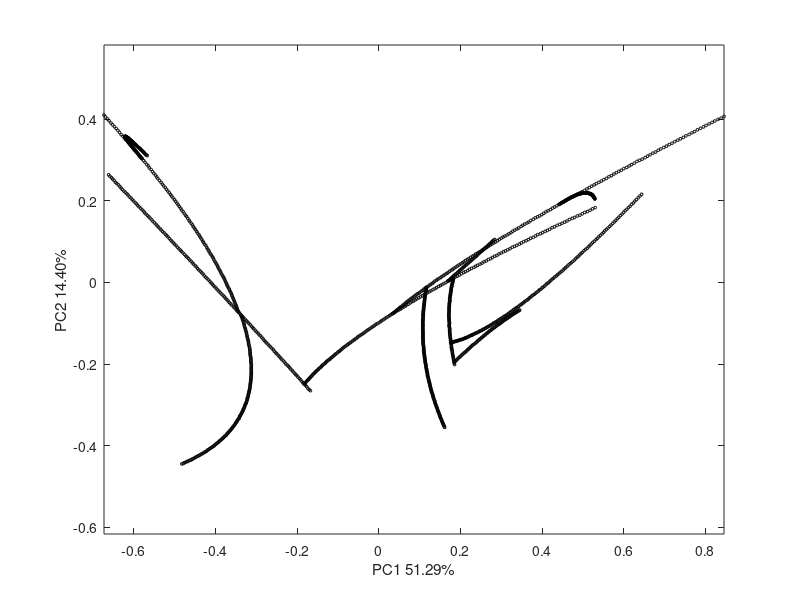

This figure's MATLAB source:
function [data,irx,v,u,s] = lizard_brain()

number_of_branches = 10;
dimension = 10;
epsilon = 0.005;
add_noise = 0.001;
min_branch_points = 50;
k_forknngraph = 8;
irx = [];

make_knn_graph = 0;

x0 = zeros(1,dimension);
i1 = 1;
i2 = 2;
branch = [];
while size(branch,1)<min_branch_points
x0(i1) = rand();
x0(i2) = rand();
branch = make_branch(x0,i1,i2,epsilon);
end

data = branch;
irx(1:size(data,1)) = 1;

k = 0;
while k<=number_of_branches
n = floor(size(branch,1)/2);
%x0 = branch(n,:);
x0 = data(floor(rand()*size(data,1)),:);

i1 = floor(rand()*dimension+1);
i2 = floor(rand()*dimension+1);
while(i2==i1)
    i2 = floor(rand()*dimension+1);
end
disp(sprintf('Dim (%i,%i)',i1,i2));

[newbranch] = make_branch(x0,i1,i2,epsilon);
n1 = size(data,1);
n2 = size(newbranch,1);
if n2>min_branch_points-1
data(n1+1:n1+n2,:) = newbranch(:,:);
irx(n1+1:n1+n2) = k+2;
branch = newbranch;
k = k+1;
end
% plot(branch(:,1),branch(:,2),'ko'); hold on;
%  plot([x0(:,1) x0(:,1)+v1(:,1)/20],[x0(:,2) x0(:,2)+v1(:,2)/20],'b-');
%  plot([x0(:,1) x0(:,1)+v2(:,1)/20],[x0(:,2) x0(:,2)+v2(:,2)/20],'b-');
end

if add_noise>0
    data = data + rand(size(data,1),size(data,2))*add_noise;
end

[v,u,s] = pca(data);
plot(u(:,1),u(:,2),'ko','MarkerSize',2); hold on; drawnow;
xlabel(sprintf('PC1 %2.2f%%',s(1)/sum(s)*100));
ylabel(sprintf('PC2 %2.2f%%',s(2)/sum(s)*100));
axis equal;

if make_knn_graph

knngraph = knnsearch(data,data,'k',k_forknngraph);
fid = fopen('knn1.sif','w');
for i=1:size(knngraph,1)
    for k=2:size(knngraph,2)
        fprintf(fid,'%i\tna\t%i\n',knngraph(i,1),knngraph(i,k));
        %plot([u(knngraph(i,1),1) u(knngraph(i,k),1)],[u(knngraph(i,1),2) u(knngraph(i,k),2)],'b-','MarkerSize',2); hold on;
    end
    %drawnow;
end
fclose(fid);

end

end

function [branch] = make_branch(x0,i1,i2,epsilon)
dimension = size(x0,2);
v1 = zeros(1,dimension);
v2 = zeros(1,dimension);
v1(i1) = rand()-0.5; 
v1(i2) = rand()-0.5; 
v1 = v1/norm(v1);
v2(i1) = -v1(i2); 
v2(i2) = v1(i1); 

[branch] = parabolic_branch(x0,v1,v2,epsilon);
end

function [x] = parabolic_branch(x0,v1,v2,epsilon)
x = [];
t = epsilon/1000;
i = 1;
irx1 = find(v1~=0);
irx2 = find(v2~=0);
    while 1
      xn = x0+t*v1+t*t*v2;
      if (max(xn(irx1))<1)&&(min(xn(irx2))>0)
          x(i,:) = xn;
          i = i+1;
          t = t+epsilon;
      else
          break;
      end
    end
end
